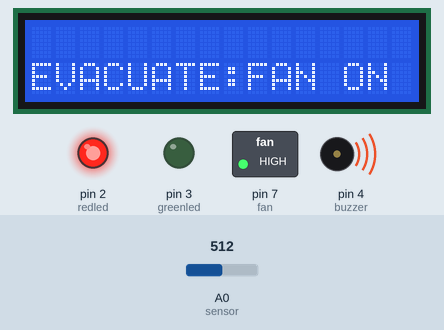
Bench run of a sketch on a simulated Arduino Uno, built with avr-gcc and run on an emulated ATmega328P. Shown: 16×2 character LCD, switched loads named in the sketch (green lamp = pin HIGH), output pins drawn as LEDs (lit = HIGH), buzzer (waves = sounding). The inputs (shaded band) are chosen by the test bench; at power-on: A0 (sensor) = 512. What the sketch prints to the serial monitor is not drawn.

Above: at 2.2 s.
2.3 s: A0 (sensor) set to 416
5.0 s: A0 (sensor) set to 387
At 5.8 s:
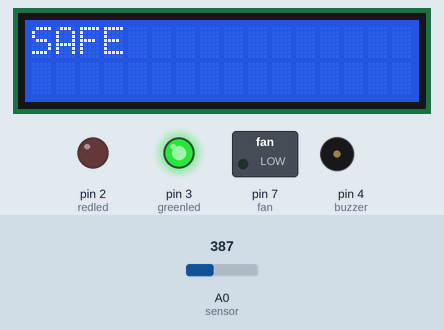
10.6 s: A0 (sensor) set to 410
At 11.7 s:
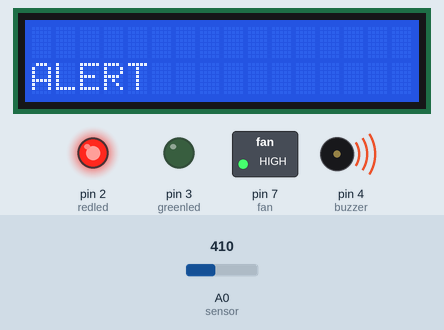
16.6 s: A0 (sensor) set to 390
At 18.9 s:
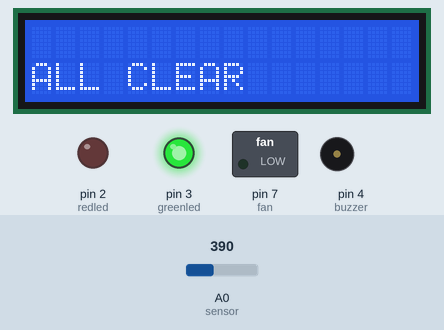
Timing chart, 0 to 20.4 s (numbered marks = the images above; inputs shaded):
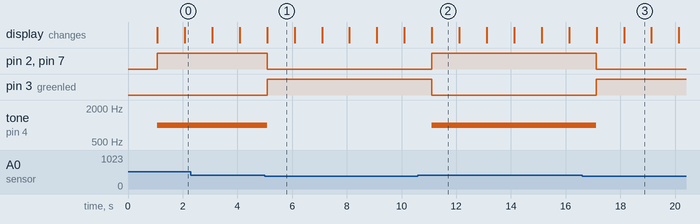

The sketch:

Gas_Lekage_and_Monitoring_System_Code.ino
```cpp
#include <LiquidCrystal.h>
LiquidCrystal lcd(5,6,8,9,10,11);

int redled = 2;
int greenled = 3;
int buzzer = 4;
int sensor = A0;
int sensorThresh = 400;
int fan = 7;

void setup()
{
pinMode(redled, OUTPUT);
pinMode(greenled,OUTPUT);
pinMode(buzzer,OUTPUT);
pinMode(sensor,INPUT);
pinMode(fan,OUTPUT);
Serial.begin(9600);
lcd.begin(16,2);
lcd.setCursor(0,0);
lcd.print("Welcome To Gas");
lcd.setCursor(0,2);
lcd.print("Leakage Monitor");
delay(1000);
lcd.clear();
}

void loop()
{
  int analogValue = analogRead(sensor);
  Serial.print(analogValue);
  if(analogValue>sensorThresh)
  {
    digitalWrite(redled,HIGH);
    digitalWrite(greenled,LOW);
    digitalWrite(fan,HIGH);
    tone(buzzer,1000,10000);
    lcd.clear();
    lcd.setCursor(0,1);
    lcd.print("ALERT");
    delay(1000);
    lcd.clear();
    lcd.setCursor(0,1);
    lcd.print("EVACUATE:");
    lcd.print("FAN ON");
    delay(1000);
  }
  else
  {
    digitalWrite(greenled,HIGH);
    digitalWrite(redled,LOW);
    digitalWrite(fan,LOW);
    noTone(buzzer);
    lcd.clear();
    lcd.setCursor(0,0);
    lcd.print("SAFE");
    delay(1000);
    lcd.clear();
    lcd.setCursor(0,1);
    lcd.print("ALL CLEAR");
    delay(1000);
  }

}
```

Measured:
- the behaviour switches between 401 and 400 on A0 (sensor) (found by bisection; images 0 and 1)
- after the input at 5.0 s, pin 2 (redled), pin 7 (fan): HIGH → LOW after 0.08 s; pin 3 (greenled): LOW → HIGH after 0.08 s; tone on pin 4 (buzzer): 1000 Hz → silent after 0.08 s; the display: changes after 0.09 s (image 1)
- after the input at 10.6 s, pin 2 (redled), pin 7 (fan): LOW → HIGH after 0.50 s; pin 3 (greenled): HIGH → LOW after 0.50 s; tone on pin 4 (buzzer): silent → 1000 Hz after 0.50 s; the display: changes after 0.51 s (image 2)
- after the input at 16.6 s, pin 2 (redled), pin 7 (fan): HIGH → LOW after 0.53 s; pin 3 (greenled): LOW → HIGH after 0.53 s; tone on pin 4 (buzzer): 1000 Hz → silent after 0.53 s; the display: first changes after 0.53 s (image 3 shows a later state)
- what the display in image 1 shows lasts 1.0 s, from 5.1 s to 6.1 s
